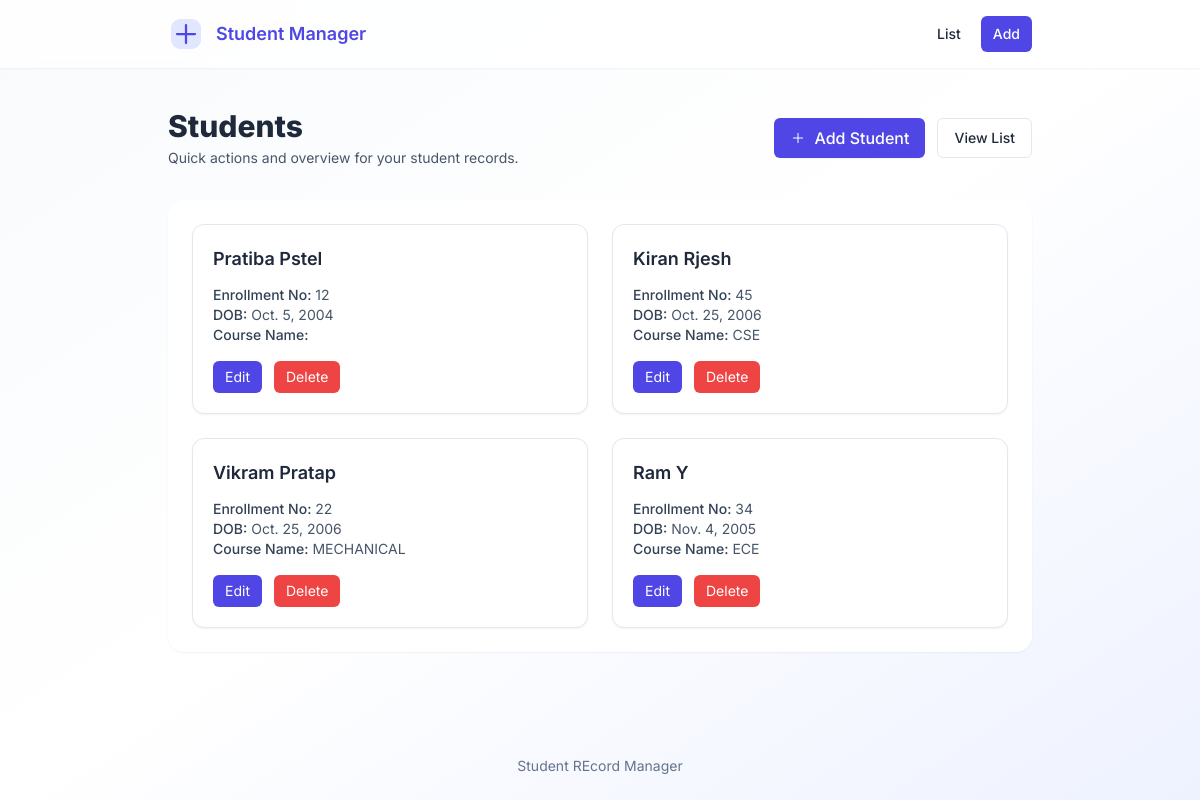
The page / on the database its author committed.
### students/models.py (models this page shows, shortened)
class Student(models.Model):
    first_name=models.CharField(max_length=25)
    last_name=models.CharField(max_length=25)
    Reg_no=models.PositiveIntegerField(unique=True)
    email=models.EmailField(blank=True)
    dob=models.DateField()
    created_at=models.DateTimeField(auto_now_add=True)
    course=models.CharField(max_length=25)

### students/views.py (the view)
# urls.py: path('', views.StudentListView.as_view(), name='student_list'),
class StudentListView(ListView):
    model = Student
    template_name = 'student_list.html'
    context_object_name = 'students'
    ordering = ['-created_at']

### students/templates/student_list.html
{% extends "base.html" %}
{% block page_heading %}Students{% endblock %}
{% block content %}
<div class="flex flex-col gap-6">
  {% if students %}
    <ul class="grid sm:grid-cols-2 gap-6">
      {% for s in students %}
      <li class="bg-white border border-slate-200 rounded-xl p-5 shadow-sm hover:shadow-md transition-shadow">
        <div class="flex items-center justify-between mb-3">
          <h2 class="text-lg font-semibold text-slate-800">{{ s.first_name }} {{ s.last_name }}</h2>
        </div>
        <div class="text-sm text-slate-600">
          <p><span class="font-medium text-slate-700">Enrollment No:</span> {{ s.Reg_no }}</p>
          <p><span class="font-medium text-slate-700">DOB:</span> {{ s.dob }}</p>
          <p><span class="font-medium text-slate-700">Course Name:</span> {{ s.course }}</p>
        </div>
        <div class="mt-4 flex items-center gap-3">
          <a href="{% url 'students:student_update' s.pk %}" class="px-3 py-1.5 text-sm rounded-md bg-indigo-600 text-white hover:bg-indigo-700">Edit</a>
          <a href="{% url 'students:student_delete' s.pk %}" class="px-3 py-1.5 text-sm rounded-md bg-red-500 text-white hover:bg-red-600">Delete</a>
        </div>
      </li>
      {% endfor %}
    </ul>
  {% else %}
    <p class="text-center py-10 text-slate-500 text-lg">No students available.</p>
  {% endif %}
</div>
{% endblock %}

### students/templates/base.html (shortened to what this page needs)
{% load static %}
<!doctype html>
<html lang="en">
<head>
  <script src="https://cdn.tailwindcss.com"></script>
</head>
<body class="min-h-screen bg-gradient-to-br from-slate-50 via-white to-indigo-50 text-slate-800">
  <header class="bg-white/80 backdrop-blur sticky top-0 z-40 shadow-sm">
    <div class="max-w-4xl mx-auto px-4 py-4 flex items-center justify-between gap-4">
      <a href="/" class="flex items-center gap-3 text-indigo-600 no-underline">
        <span class="font-semibold text-lg">Student Manager</span>
      </a>
      <nav class="hidden sm:flex items-center gap-2">
        <a href="{% url 'students:student_list' %}" class="px-3 py-2 rounded-md text-sm font-medium hover:bg-indigo-50 hover:text-indigo-700">List</a>
        <a href="{% url 'students:student_create' %}" class="px-3 py-2 rounded-md text-sm font-medium bg-indigo-600 text-white hover:bg-indigo-700">Add</a>
      </nav>
    </div>
  </header>
  <main class="max-w-4xl mx-auto px-4 py-10">
    <section class="mb-8">
      <div class="flex flex-col sm:flex-row sm:items-center sm:justify-between gap-4">
        <div>
          <h1 class="text-2xl sm:text-3xl font-extrabold">{% block page_heading %}Manage Students{% endblock %}</h1>
          <p class="mt-1 text-sm text-slate-600">Quick actions and overview for your student records.</p>
        </div>
        <div class="flex gap-3">
          <a href="{% url 'students:student_create' %}" class="inline-flex items-center gap-2 px-4 py-2 rounded-md bg-indigo-600 text-white font-medium shadow-sm hover:bg-indigo-700">
            <svg width="16" height="16" viewBox="0 0 24 24" fill="none" aria-hidden>
              <path d="M12 5v14M5 12h14" stroke="currentColor" stroke-width="1.5" stroke-linecap="round"></path>
            </svg>
            Add Student
          </a>
          <a href="{% url 'students:student_list' %}" class="inline-flex items-center gap-2 px-4 py-2 rounded-md border border-slate-200 text-sm font-medium hover:bg-slate-50">
            View List
          </a>
        </div>
      </div>
    </section>
    <section class="bg-white rounded-2xl shadow-sm p-6">
      {% block content %}
      {% endblock %}
    </section>
  </main>
  <footer class="mt-10 py-6 text-center text-sm text-slate-500">
    <div class="max-w-4xl mx-auto px-4">
       Student REcord Manager
    </div>
  </footer>
</body>
</html>

### students/templates/base.html (style rules this page uses)
:root { font-family: 'Inter', system-ui, -apple-system, 'Segoe UI', Roboto, 'Helvetica Neue', Arial; }

### rows shown on the page
Student: first_name "Pratiba", last_name "Pstel", Reg_no "12", dob "Oct. 5, 2004"
Student: first_name "Kiran", last_name "Rjesh", Reg_no "45", dob "Oct. 25, 2006", course "CSE"
Student: first_name "Vikram", last_name "Pratap", Reg_no "22", dob "Oct. 25, 2006", course "MECHANICAL"
Student: first_name "Ram", last_name "Y", Reg_no "34", dob "Nov. 4, 2005", course "ECE"
